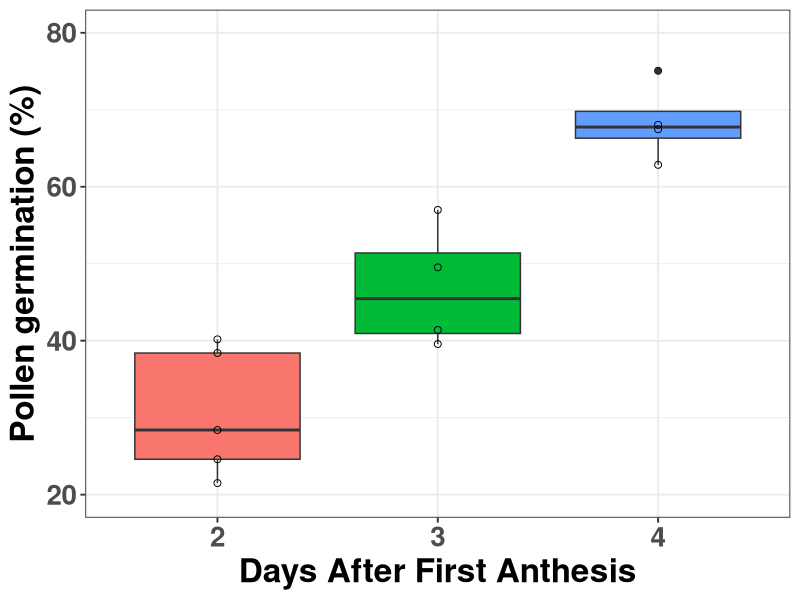
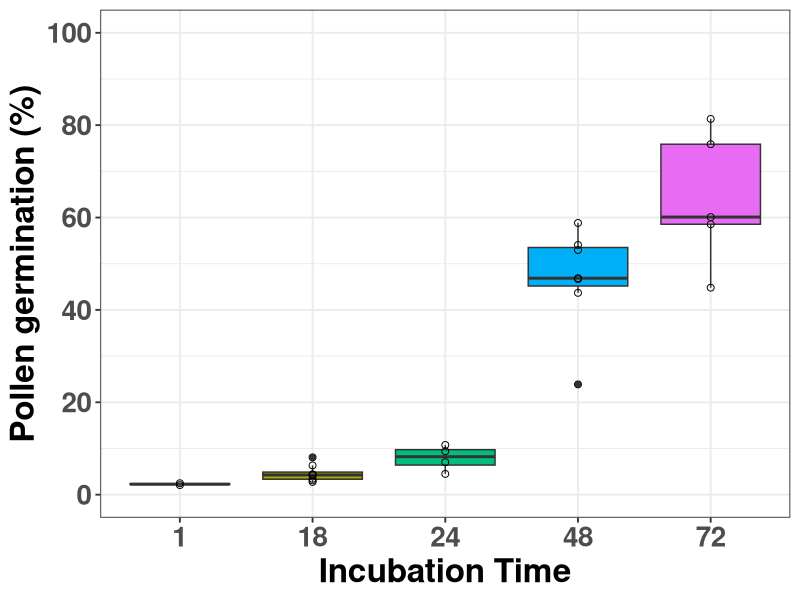
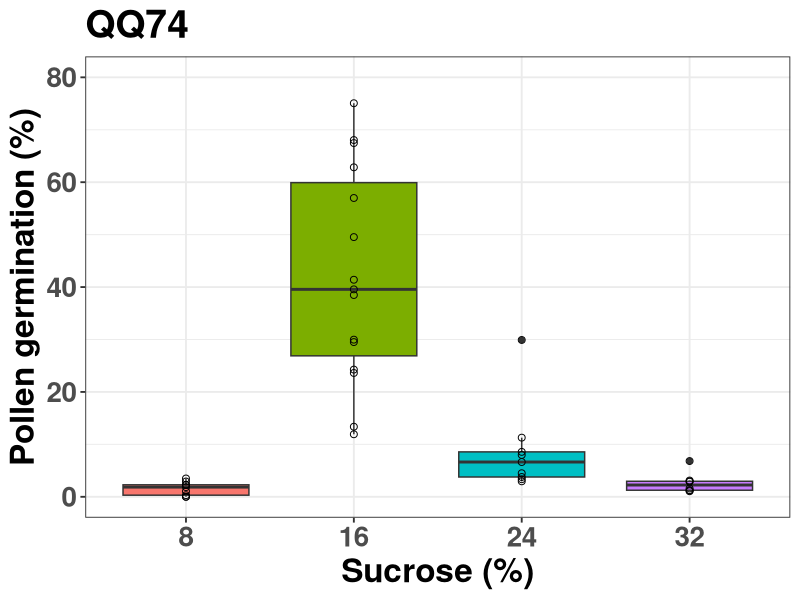
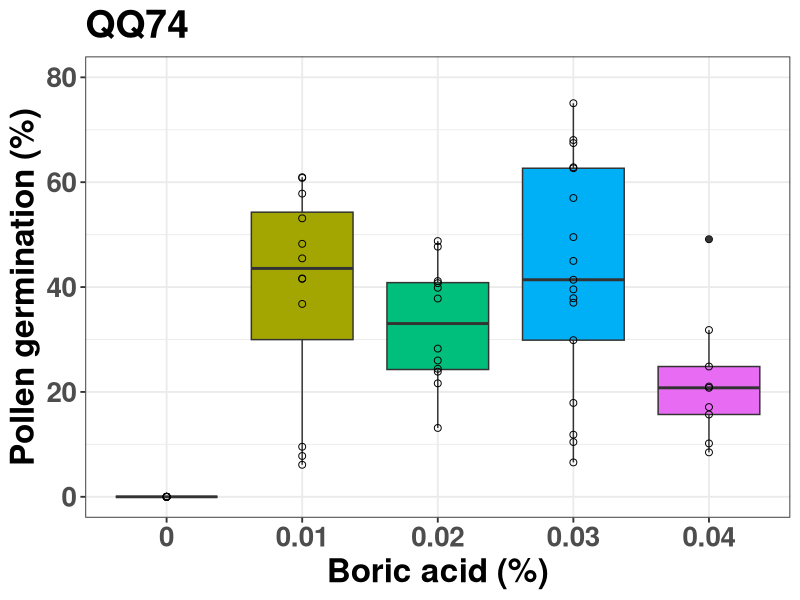
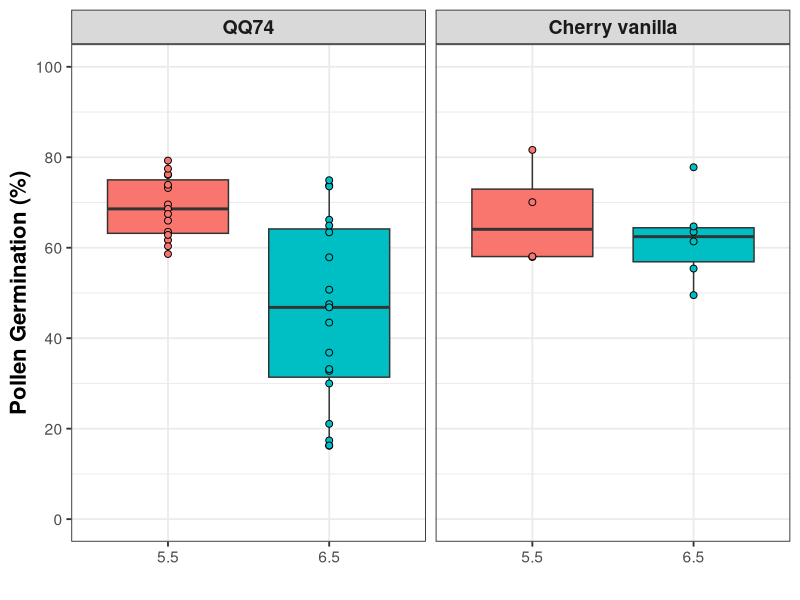
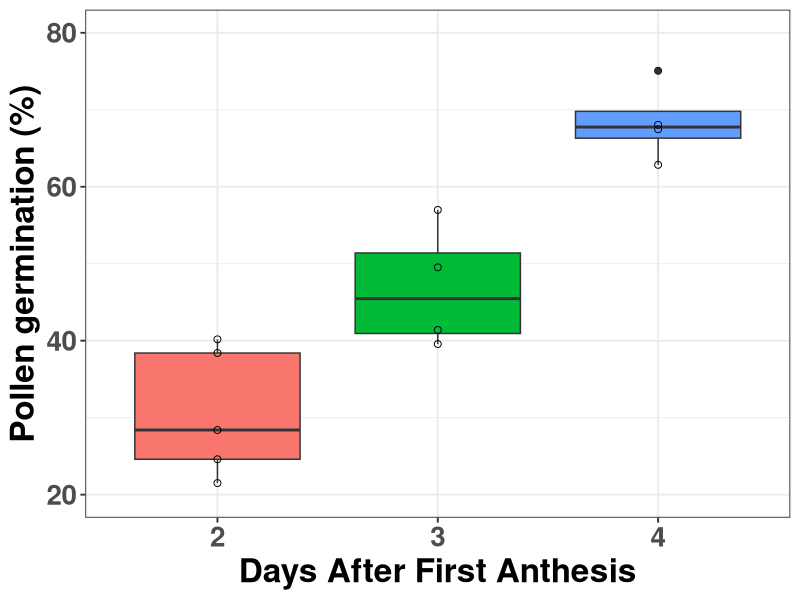
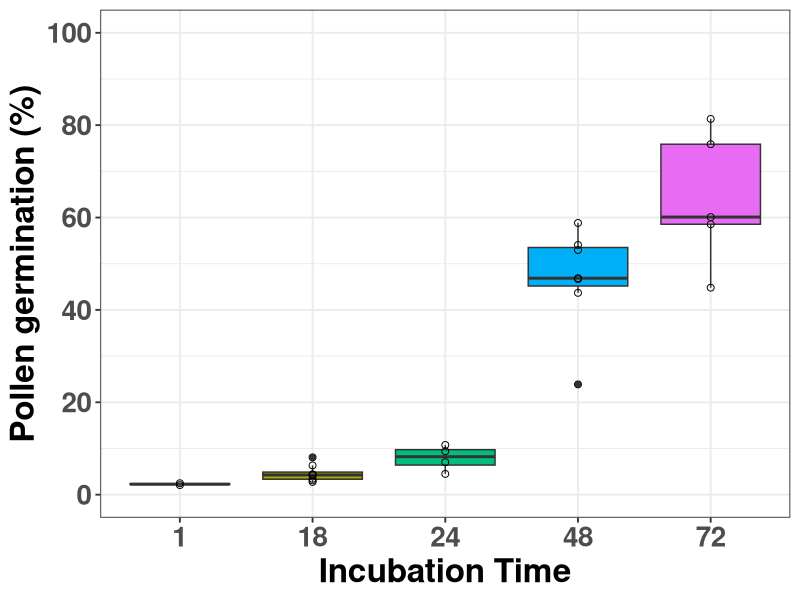
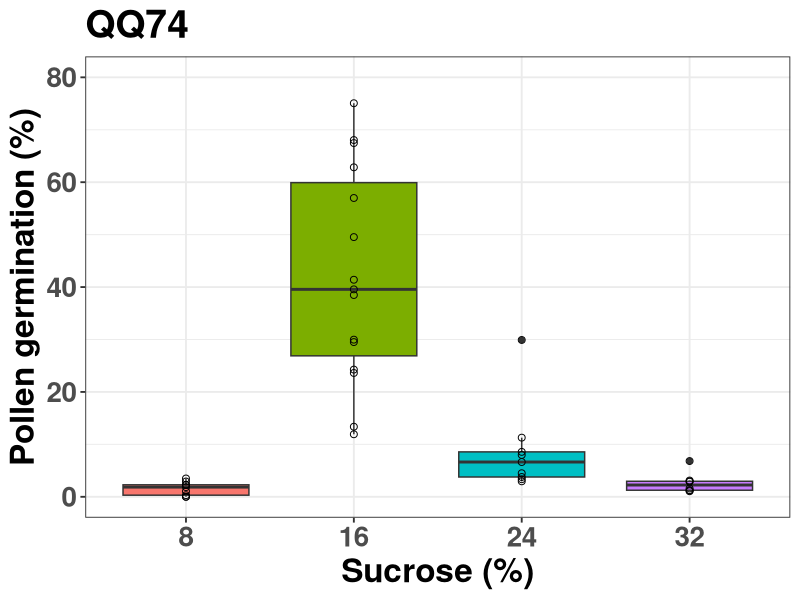

The R script that drew these images, in order:
library(ggplot2)
library(reshape2)
library(plyr)

setwd()


#######################
###### Figure 5 ######
#######################

#Read file with data
days_afa = read.table(file="figure5.csv",sep=",",header=TRUE)

#Subset columns with relevant data
days_afa<- days_afa[,c("sample","days_after_first_anthesis", "pollen_germination")]
days_afa$days_after_first_anthesis <- factor(days_afa$days_after_first_anthesis, levels = c("2","3","4"))

#Obtain average germination per sample (droplet)
days_afa.means <- aggregate(data = days_afa, pollen_germination ~ 
                              sample+days_after_first_anthesis, FUN = function(i)mean(i))

#Graph
figure5<-ggplot(days_afa.means,aes(x=days_after_first_anthesis,y=pollen_germination)) +
  geom_boxplot(aes(fill=days_after_first_anthesis)) + 
  geom_point(color="black", pch=21, size = 2, position=position_dodge(width = 0.65)) + 
  theme_bw(base_size = 14) + 
  labs(y = "Pollen germination (%)", x ="Days After First Anthesis") +
  theme(axis.text.x = element_text(size = 20,face = "bold"), axis.text.y = element_text(size = 20,face = "bold"),
        axis.title.x=element_text(size="24",face="bold"),
        axis.title.y=element_text(size="24",face="bold"),  
        strip.text.x = element_text(size = "24", face = "bold"),
        plot.title = element_text(size = "28", face = "bold"),
        legend.position = "none")+
  scale_y_continuous(limits = c(20,80), breaks = seq(20, 80, by = 20)) 

figure5
ggsave("figure5.pdf",plot = figure5,width=7,height = 7,dpi=300)

#Summary statistics
days_afa.means.sub <- days_afa.means[,c("days_after_first_anthesis", "pollen_germination")]
days_afa.means.sub_melted <- melt(days_afa.means.sub, id.vars = c("days_after_first_anthesis"))
ddply(days_afa.means.sub_melted, c("days_after_first_anthesis","variable"), summarise, 
      n = length(value), mean = mean(value), median = median(value), std_dev = sd(value),
      sem = sd(value)/sqrt(length(value)))

#Pairwise comparisons with Welch's t-test
f5 <- factor(days_afa.means$days_after_first_anthesis)
p.adjust.method <- "none"
vals <- days_afa.means$pollen_germination
compare.levels.p.values <- function(i, j) {
  xi <- vals[as.integer(f5) == i]
  xj <- vals[as.integer(f5) == j]
  t.test(xi, xj,)$p.value
}
PVAL5 <- pairwise.table(compare.levels.p.values, levels(f5), p.adjust.method)
PVAL5


#######################
###### Figure 3 ######
#######################

#Read file with data
timecourse = read.table(file="figure3.csv",sep=",",header=TRUE)

#Subset columns with relevant data
timecourse<- timecourse[,c("sample","hours_incubation", "percent_germinated")]
timecourse$hours_incubation <- factor(timecourse$hours_incubation, levels = c("1","18","24","48","72"))

#Obtain average germination per sample (droplet)
timecourse.means <- aggregate(data = timecourse, percent_germinated ~ 
                                sample+hours_incubation, FUN = function(i)mean(i))

#Graph
figure3<-ggplot(timecourse.means,aes(x=hours_incubation,y=percent_germinated)) +
  geom_boxplot(aes(fill=hours_incubation)) + 
  geom_point(color="black", pch=21, size = 2, position=position_dodge(width = 0.65)) + 
  theme_bw(base_size = 14) + 
  labs(y = "Pollen germination (%)", x ="Incubation Time") +
  theme(axis.text.x = element_text(size = 20,face = "bold"), axis.text.y = element_text(size = 20,face = "bold"),
        axis.title.x=element_text(size="24",face="bold"),
        axis.title.y=element_text(size="24",face="bold"),  
        strip.text.x = element_text(size = "24", face = "bold"),
        plot.title = element_text(size = "28", face = "bold"),
        legend.position = "none")+
  scale_y_continuous(limits = c(0,100), breaks = seq(0, 100, by = 20)) 

figure3
ggsave("figure3.pdf",plot = figure3,width=7,height = 7,dpi=300)

#Summary statistics
timecourse.means.sub <- timecourse.means[,c("hours_incubation", "percent_germinated")]
timecourse.means.sub_melted <- melt(timecourse.means.sub, id.vars = c("hours_incubation"))
ddply(timecourse.means.sub_melted, c("hours_incubation","variable"), summarise, 
      n = length(value), mean = mean(value), median = median(value), std_dev = sd(value),
      sem = sd(value)/sqrt(length(value)))

#Pairwise comparisons with Welch's t-test
f3 <- factor(timecourse.means$hours_incubation)
p.adjust.method <- "none"
vals <- timecourse.means$percent_germinated
compare.levels.p.values <- function(i, j) {
  xi <- vals[as.integer(f3) == i]
  xj <- vals[as.integer(f3) == j]
  t.test(xi, xj,)$p.value
}
PVAL3 <- pairwise.table(compare.levels.p.values, levels(f3), p.adjust.method)
PVAL3


#######################
###### Figure 2a ######
#######################

#Read file with data
germination = read.table(file="figure2a.csv",sep=",",header=TRUE)

#Subset columns with relevant data to graph
germinationa<- germination[,c("sample", "treatment", "germination_percent")]
germinationa$treatment <- factor(germinationa$treatment, levels = c("8","16","24","32"))

#Obtain average germination per sample (droplet)
germination.means <- aggregate(data = germinationa, germination_percent ~ 
                              sample+treatment, FUN = function(i)mean(i))


figure2a <- ggplot(germination.means,aes(x=treatment,y=germination_percent,group=treatment)) +
  geom_boxplot(aes(fill=treatment)) + 
  geom_point(color="black", pch=21, size = 2, position=position_dodge(width = 0.65)) + 
  theme_bw(base_size = 14) + 
  labs(title = "QQ74", y = "Pollen germination (%)", x ="Sucrose (%)") +
  theme(axis.text.x = element_text(size = 20,face = "bold"), axis.text.y = element_text(size = 20,face="bold"),
        axis.title.x=element_text(size="24",face="bold"),
        axis.title.y=element_text(size="24",face="bold"),  
        strip.text.x = element_text(size = "24", face = "bold"),
        plot.title = element_text(size = "28", face = "bold"),
        legend.position = "none")+
  scale_y_continuous(limits = c(0, 80), breaks = seq(0, 80, by = 20)) 

figure2a
ggsave("figure2a.pdf",plot = figure2a,width=7,height = 7,dpi=300)

#Summary statistics
sucrose.means.sub <- germination.means[,c("treatment", "germination_percent")]
sucrose.means.sub_melted <- melt(sucrose.means.sub, id.vars = c("treatment"))
ddply(sucrose.means.sub_melted, c("treatment","variable"), summarise, 
      n = length(value), mean = mean(value), median = median(value), std_dev = sd(value),
      sem = sd(value)/sqrt(length(value)))

#Pairwise comparisons with Welch's t-test
f2a <- factor(germination.means$treatment)
p.adjust.method <- "none"
vals <- germination.means$germination_percent
compare.levels.p.values <- function(i, j) {
  xi <- vals[as.integer(f2a) == i]
  xj <- vals[as.integer(f2a) == j]
  t.test(xi, xj,)$p.value
}
PVAL2a <- pairwise.table(compare.levels.p.values, levels(f2a), p.adjust.method)
PVAL2a


#######################
###### Figure 2b ######
#######################

#Read file with data
boric.acid = read.table(file="figure2b.csv",sep=",",header=TRUE)

#Subset columns with relevant data to graph
boric.acid<- boric.acid[,c("sample", "treatment", "germination_percent")]
boric.acid$treatment <- factor(boric.acid$treatment, levels = c("0","0.01","0.02","0.03","0.04"))

#Obtain average germination per sample (droplet)
boric.acid.means <- aggregate(data = boric.acid, germination_percent ~ 
                                 sample+treatment, FUN = function(i)mean(i))


figure2b <- ggplot(boric.acid.means,aes(x=treatment,y=germination_percent,group=treatment)) +
  geom_boxplot(aes(fill=treatment)) + 
  geom_point(color="black", pch=21, size = 2, position=position_dodge(width = 0.65)) + 
  theme_bw(base_size = 14) + 
  labs(title = "QQ74", y = "Pollen germination (%)", x ="Boric acid (%)") +
  theme(axis.text.x = element_text(size = 20,face = "bold"), axis.text.y = element_text(size = 20,face="bold"),
        axis.title.x=element_text(size="24",face="bold"),
        axis.title.y=element_text(size="24",face="bold"),  
        strip.text.x = element_text(size = "24", face = "bold"),
        plot.title = element_text(size = "28", face = "bold"),
        legend.position = "none")+
  scale_y_continuous(limits = c(0, 80), breaks = seq(0, 80, by = 20)) 

figure2b
ggsave("figure2b.pdf",plot = figure2b,width=7,height = 7,dpi=300)

#Summary statistics
boric.acid.means.sub <- boric.acid.means[,c("treatment", "germination_percent")]
boric.acid.means.sub_melted <- melt(boric.acid.means.sub, id.vars = c("treatment"))
ddply(boric.acid.means.sub_melted, c("treatment","variable"), summarise, 
      n = length(value), mean = mean(value), median = median(value), std_dev = sd(value),
      sem = sd(value)/sqrt(length(value)))

#Pairwise comparisons with Welch's t-test
f2b <- factor(boric.acid.means$treatment)
p.adjust.method <- "none"
vals <- boric.acid.means$germination_percent
compare.levels.p.values <- function(i, j) {
  xi <- vals[as.integer(f2b) == i]
  xj <- vals[as.integer(f2b) == j]
  t.test(xi, xj,)$p.value
}
PVAL2b <- pairwise.table(compare.levels.p.values, levels(f2b), p.adjust.method)
PVAL2b


#######################
###### Figure 2c ######
#######################

#Read file with data
ph = read.table(file="figure2c.csv",sep=",",header=TRUE)

#Subset columns with relevant data to graph
pha<- ph[,c("sample","genotype", "treatment", "pollen_germination")]
pha$treatment <- factor(pha$treatment, levels = c("5.5","6.5"))
pha$genotype <- factor(pha$genotype, levels = c("QQ74","Cherry vanilla"))

#Obtain average germination per sample (droplet)
ph.means <- aggregate(data = pha, pollen_germination ~ 
                                 sample+treatment+genotype, FUN = function(i)mean(i))

figure2c<-ggplot(ph.means,aes(x=treatment,y=pollen_germination)) +
  geom_boxplot(aes(fill=treatment)) + 
  geom_point(aes(fill=treatment), color="black", pch=21, size = 2, position=position_dodge(width = 0.65)) + 
  theme_bw(base_size = 14) + 
  labs(y = "Pollen Germination (%)", x ="") +
  theme(axis.title.x=element_text(face="bold"),
        axis.title.y=element_text(size="16",face="bold"),  
        strip.text.x = element_text(size = "14", face = "bold"),
        plot.title = element_text(size = "18", face = "bold"),
        legend.position =  "none") +
  scale_y_continuous(limits = c(0,100),breaks = seq(0, 100, by = 20)) +
  facet_wrap(~ genotype)

figure2c
ggsave("figure2c.pdf",plot = figure2c,width=7,height = 7,dpi=300)

#Summary statistics
ph.means.sub <- ph.means[,c("genotype", "treatment", "pollen_germination")]
ph.means.sub_melted <- melt(ph.means.sub, id.vars = c("genotype", "treatment"))
ddply(ph.means.sub_melted, c("genotype", "treatment", "variable"), summarise, 
      n = length(value), mean = mean(value), median = median(value), std_dev = sd(value),
      sem = sd(value)/sqrt(length(value)))

#Welch's t-test
ph.means.qq74 <- ph.means[ph.means$genotype == 'QQ74',]
ph.means.qq74.5.5 <- ph.means.qq74[ph.means.qq74$treatment == '5.5',]
ph.means.qq74.6.5 <- ph.means.qq74[ph.means.qq74$treatment == '6.5',]
ph.means.cv <- ph.means[ph.means$genotype == 'Cherry vanilla',]
ph.means.cv.5.5 <- ph.means.cv[ph.means.cv$treatment == '5.5',]
ph.means.cv.6.5 <- ph.means.cv[ph.means.cv$treatment == '6.5',]

t.test(ph.means.qq74.5.5$pollen_germination, ph.means.qq74.6.5$pollen_germination)
t.test(ph.means.cv.5.5$pollen_germination, ph.means.cv.6.5$pollen_germination)
